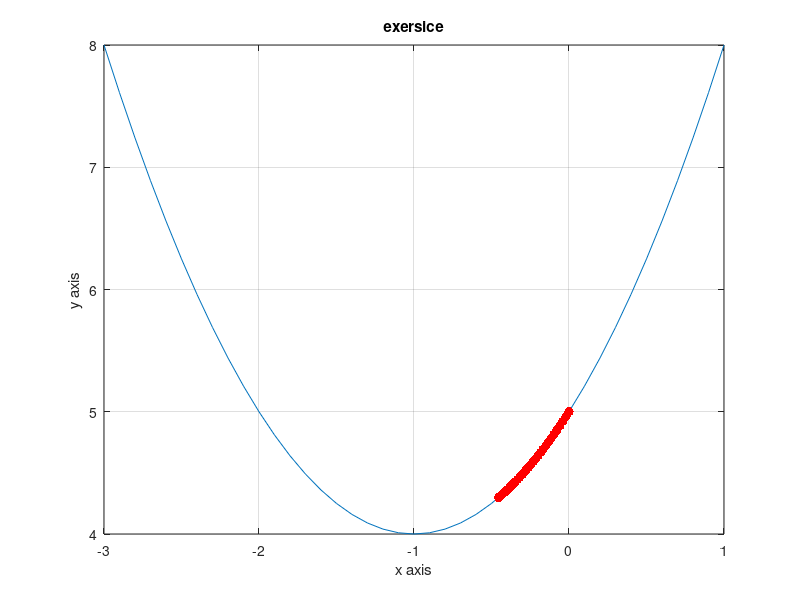

Here is the MATLAB script that generated this plot:
%ARIEL RAPAPORT AND HILA RAHIMIPOUR
clear
learning_rate = 0.01;

%assigning x axis boundries and assigning function
x = [-3:0.1:1];
y = x.^2+2*x+5;

%showing the graph
plot(x, y)
grid on
xlabel('x axis')
ylabel('y axis')
title('exersice')

hold all

%calculating the minimum point and showing the track over the graph
x = 0;
plot(x,x^2+2*x+5,'.r','MarkerSize',20)
pause(0.2)
for i=1:30
    x = x +(-(2*x+2))*learning_rate;
    plot(x,x^2+2*x+5,'.r','MarkerSize',20)
    pause(0.2)
end


